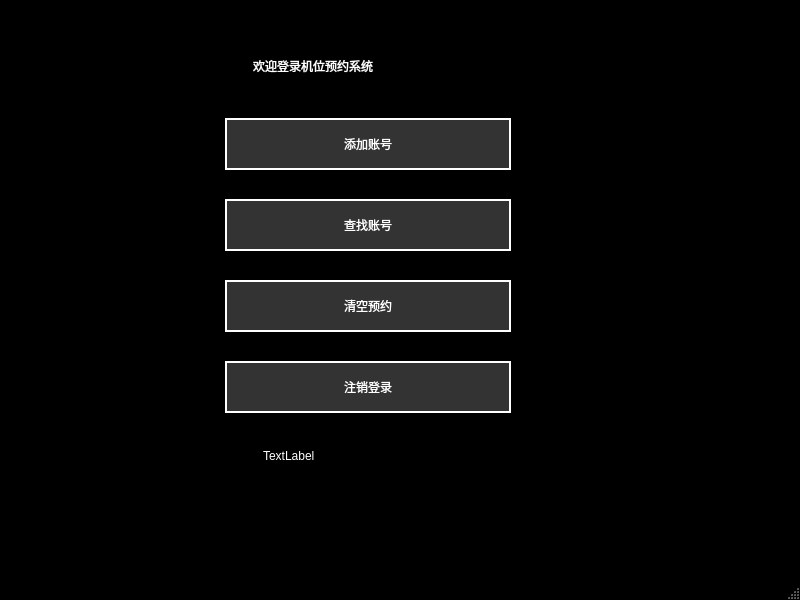
<?xml version="1.0" encoding="UTF-8"?>
<ui version="4.0">
 <class>manager_ablity_window</class>
 <widget class="QMainWindow" name="manager_ablity_window">
  <property name="geometry">
   <rect>
    <x>0</x>
    <y>0</y>
    <width>800</width>
    <height>600</height>
   </rect>
  </property>
  <property name="windowTitle">
   <string>MainWindow</string>
  </property>
  <property name="styleSheet">
   <string notr="true">QMainWindow {
    background-color: black;
}

QLabel {
    color: white;
    font: 16pt &quot;微软雅黑&quot;;
    margin: 10px;
}

QPushButton {
    background-color: #333333;
    color: white;
    border: 2px solid white;
    padding: 15px;
    font: 14pt &quot;微软雅黑&quot;;
    min-width: 250px;
    margin: 5px;
}

QPushButton:hover {
    background-color: #555555;
    border: 2px solid #00ff00;
}

QPushButton:pressed {
    background-color: #777777;
}</string>
  </property>
  <widget class="QWidget" name="centralwidget">
   <widget class="QLabel" name="label_time">
    <property name="geometry">
     <rect>
      <x>250</x>
      <y>430</y>
      <width>231</width>
      <height>51</height>
     </rect>
    </property>
    <property name="styleSheet">
     <string notr="true">QMainWindow {
    background-color: black;
}

QLabel {
    color: white;
    font: 16pt &quot;微软雅黑&quot;;
    margin: 10px;
}

QPushButton {
    background-color: #333333;
    color: white;
    border: 2px solid white;
    padding: 15px;
    font: 14pt &quot;微软雅黑&quot;;
    min-width: 250px;
    margin: 5px;
}

QPushButton:hover {
    background-color: #555555;
    border: 2px solid #00ff00;
}

QPushButton:pressed {
    background-color: #777777;
}</string>
    </property>
    <property name="text">
     <string>TextLabel</string>
    </property>
   </widget>
   <widget class="QWidget" name="verticalLayoutWidget">
    <property name="geometry">
     <rect>
      <x>220</x>
      <y>100</y>
      <width>296</width>
      <height>333</height>
     </rect>
    </property>
    <layout class="QVBoxLayout" name="verticalLayout">
     <item>
      <widget class="QPushButton" name="pushButton_addPerson">
       <property name="text">
        <string>添加账号</string>
       </property>
      </widget>
     </item>
     <item>
      <widget class="QPushButton" name="pushButton_SearchforPerson">
       <property name="text">
        <string>查找账号</string>
       </property>
      </widget>
     </item>
     <item>
      <widget class="QPushButton" name="pushButton_OrderClear">
       <property name="text">
        <string>清空预约</string>
       </property>
      </widget>
     </item>
     <item>
      <widget class="QPushButton" name="pushButton_exit">
       <property name="text">
        <string>注销登录</string>
       </property>
      </widget>
     </item>
    </layout>
   </widget>
   <widget class="QLabel" name="label_title">
    <property name="geometry">
     <rect>
      <x>240</x>
      <y>40</y>
      <width>321</width>
      <height>51</height>
     </rect>
    </property>
    <property name="text">
     <string>欢迎登录机位预约系统</string>
    </property>
   </widget>
  </widget>
  <widget class="QMenuBar" name="menubar">
   <property name="geometry">
    <rect>
     <x>0</x>
     <y>0</y>
     <width>800</width>
     <height>17</height>
    </rect>
   </property>
  </widget>
  <widget class="QStatusBar" name="statusbar"/>
 </widget>
 <resources/>
 <connections/>
</ui>
